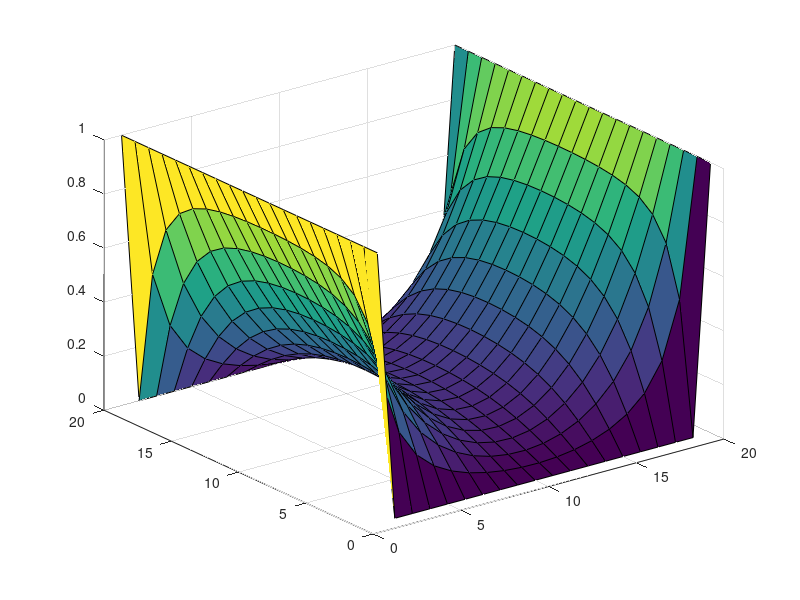
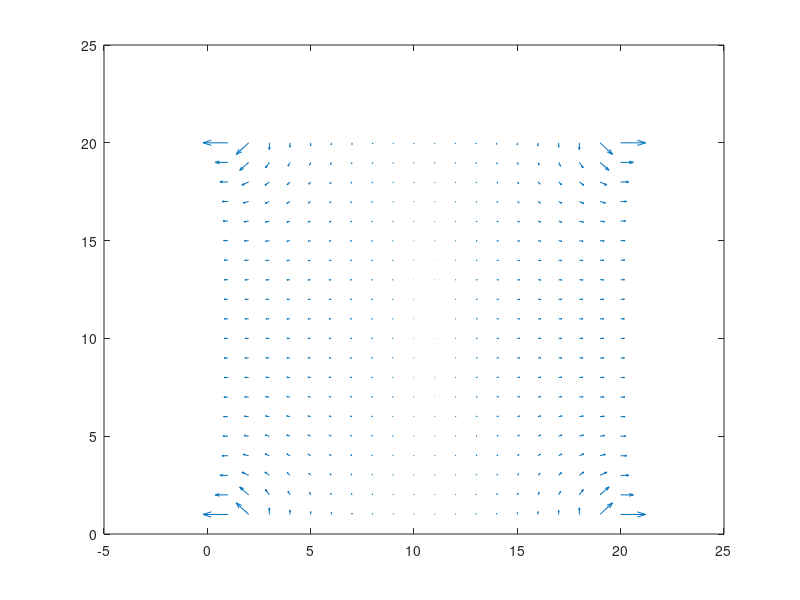
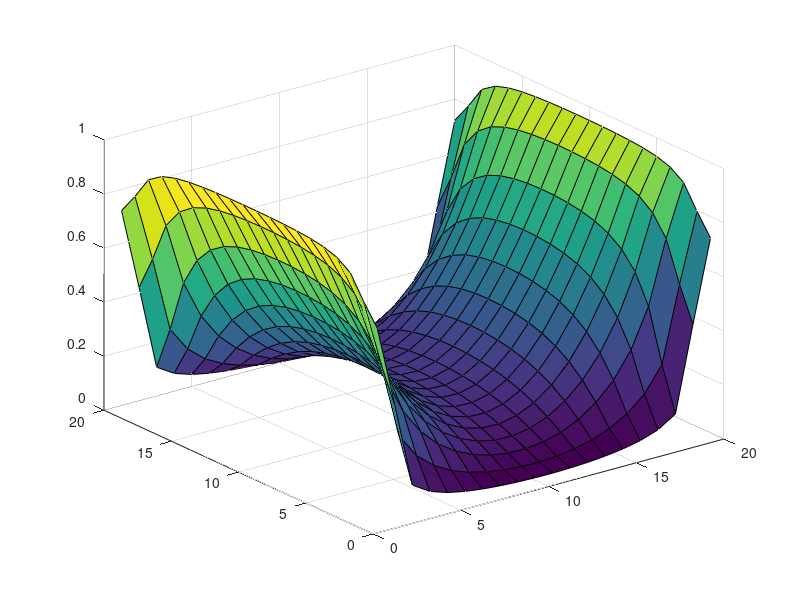

Source code (MATLAB) for these figures, in order:
row = 20;
column =20;
V = zeros(row,column);
V(:,1) = 1;
V(:,column) = 1;

[X,Y] = meshgrid(1:20,1:20);

for n = 1:30
    figure(1)
    surf(X,Y,V)
    pause(0.2)
    for c = 2: column-1
        for r  = 1: row
            if r == 1
                V(r,c) = 0;
            elseif r == row
                V(r,c) = 0;
            else
                V(r,c) = (V(r-1,c)+V(r+1,c)+V(r,c+1)+V(r,c-1))/4;
            end
        end
       
    end
   Vnew = imboxfilt(V,3);


end

 figure(2)
 [DX,DY] = gradient(V,1,1);
 quiver(X,Y,DX,DY)
    
figure (3)
surf(X,Y,Vnew)